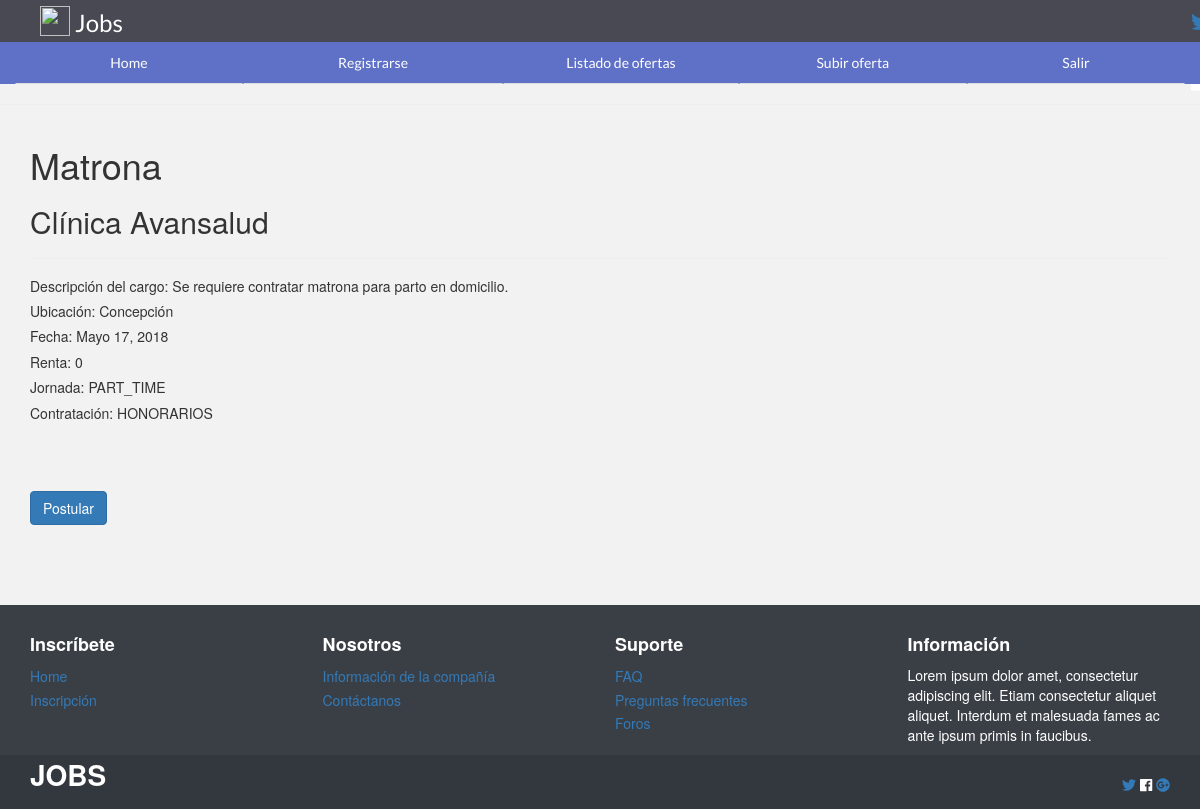
The app's page /ofertas/3 (signed in) with its own data.
### ofertas/models.py (models this page shows, shortened)
class DescripcionCargo(models.Model):
    owner = models.ForeignKey(Empresa)
    cargo = models.CharField(max_length=40, choices=CATEGORIAS)
    descripcion_cargo = models.TextField()
    ciudad = models.CharField(max_length=30)
    fecha_contratacion = models.DateField()
    sueldo = models.IntegerField()
    tipo_jornada = models.CharField(max_length=20, choices=JORNADAS)
    tipo_contrato = models.CharField(max_length=20, choices=CONTRATO)
    estado_publicacion = models.CharField(max_length=10, choices=ESTADO_PUBLICACION, default=ACTIVA)

class Empresa(models.Model):
    nombre = models.CharField(max_length=50)
    anos_experiencia = models.IntegerField(null=True, blank=True)
    def __unicode__(self):
        return self.nombre

### ofertas/views.py (the view)
# urls.py: url(r'^ofertas/(?P<pk>[0-9]+)$', login_required(DetailView.as_view()), name='ofertas_detail'),
class DetailView(View):
    def get(self, request, pk):
        ofertas_list = DescripcionCargo.objects.filter(pk=pk)
        ofertas_detail = ofertas_list[0] if len(ofertas_list) >= 1 else None
        if ofertas_detail is not None:
            context = {
                'ofertas_detail': ofertas_detail
            }
            return render(request, 'ofertas/detail.html', context)
        else:
            return HttpResponseNotFound("No existe")

### ofertas/templates/ofertas/detail.html (shortened to what this page needs)
{% extends 'base.html' %}
{% block section%}
    <h1>{{ ofertas_detail.cargo }}</h1>
    <h2>{{ ofertas_detail.owner }}</h2>
    <hr>
    <h5>Descripción del cargo: {{ ofertas_detail.descripcion_cargo }}</h5>
    <h5>Ubicación: {{ ofertas_detail.ciudad }}</h5>
    <h5>Fecha: {{ ofertas_detail.fecha_contratacion }}</h5>
    <h5>Renta: {{ ofertas_detail.sueldo }}</h5>
    <h5>Jornada: {{ ofertas_detail.tipo_jornada }}</h5>
    <h5>Contratación: {{ ofertas_detail.tipo_contrato }}</h5>
    <br>
    <br>
    <br>
    <div>
        <a href="{{ 'postular' }}">
            <button class="btn btn-primary" type="submit" name="postular">Postular</button>
        </a>
    </div>
{% endblock %}

### jobs/static/css/estilos.css (style rules this page uses)
* { margin:0; padding:0; }
body { background:#f2f2f2; }
.body-img { background-image: url("http://www.guia-empresas.net/fondos/grandes/GE-fondo1.jpg"); background-repeat: no-repeat; background-size: cover; }

### records on screen
DescripcionCargo: cargo "Matrona", owner "Clínica Avansalud", descripcion_cargo "Se requiere contratar matrona para parto en domicilio.", ciudad "Concepción", fecha_contratacion "Mayo 17, 2018", sueldo "0", tipo_jornada "PART_TIME", tipo_contrato "HONORARIOS"
